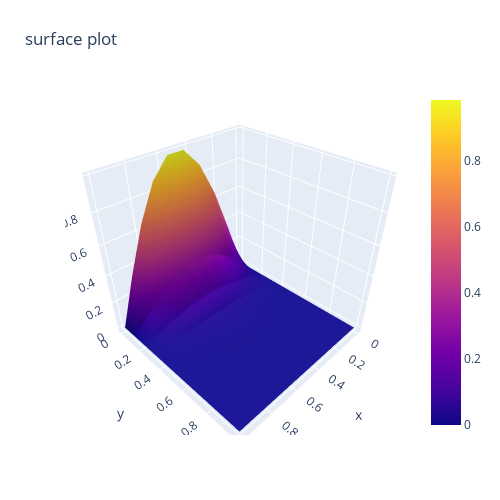

Notebook cell for this chart:
### Markdown cell above
# Problem: 1D heat equation
$$U_{t} = U_{xx}$$
on $x in [0,1]$, t in $[0,0.3]$ with $U(0,t) = 0,U(1,t) = 0,U(x,0) = f(x)$\
here we take $f(x) = 6sin(\pi x)$
the exact solution is given by $6sin(\pi x)e^{-\pi^{2}t}$

### Code cell
def f(x):
    return np.sin(np.pi*x)
def exact_sol(x,t):
    return np.sin(np.pi*x)*np.exp(-1*(np.pi**2)*t)
    
def mesh_xy_forward(x,t):
    res = np.zeros([x.shape[0],t.shape[0]])
    for i in range(x.shape[0]):
        for j in range(t.shape[0]):
            #print(torch.tensor([x[i,j],t[i,j]]))
            res[i,j] = model.forward(torch.tensor([x[i,j],t[i,j]]).float())
    
    return res


def two_D_plot(xs,ys,z):
#     x, y = torch.meshgrid(xs, ys, indexing='xy')
#     z = psi_sol(x,y)
    x, y = np.meshgrid(xs, ys, indexing='xy')
    ax = plt.axes(projection='3d')
    ax.plot_surface(x, y, z)
    plt.title("surface plot ")
    plt.xlabel("x")
    plt.ylabel("t")
    plt.show()

    z_min, z_max = -np.abs(z).max(), np.abs(z).max()

    fig, ax = plt.subplots()

    c = ax.pcolormesh(xs, ys, z, cmap='RdBu', vmin=z_min, vmax=z_max)
    ax.set_title('pcolormesh')
    # set the limits of the plot to the limits of the data
    ax.axis([x.min(), x.max(), y.min(), y.max()])
    fig.colorbar(c, ax=ax)
    
    plt.show()


    fig = go.Figure(data=[go.Surface(z=z, x=xs, y=ys)])
    fig.update_layout(title='surface plot ', autosize=False,
                      width=500, height=500,
                      margin=dict(l=65, r=50, b=65, t=90))
    fig.show()
    
xs = np.linspace(0,1,10)
ts = np.linspace(0,1,10)
x,t = np.meshgrid(xs,ts)
z_mesh = exact_sol(x,t)
two_D_plot(xs,ts,z_mesh)
#print(z_mesh)

### Figure 1 — Plotly figure (JSON) as saved in the notebook; plotly's stock layout.template omitted (floating-point values rounded to 4 significant figures)
{"data": [{"x": [0.0, 0.1111, 0.2222, 0.3333, 0.4444, 0.5556, 0.6667, 0.7778, 0.8889, 1.0], "y": [0.0, 0.1111, 0.2222, 0.3333, 0.4444, 0.5556, 0.6667, 0.7778, 0.8889, 1.0], "z": [[0.0, 0.342, 0.6428, 0.866, 0.9848, 0.9848, 0.866, 0.6428, 0.342, 1.225e-16], [0.0, 0.1142, 0.2147, 0.2893, 0.3289, 0.3289, 0.2893, 0.2147, 0.1142, 4.09e-17], [0.0, 0.03815, 0.07171, 0.09661, 0.1099, 0.1099, 0.09661, 0.07171, 0.03815, 1.366e-17], [0.0, 0.01274, 0.02395, 0.03227, 0.03669, 0.03669, 0.03227, 0.02395, 0.01274, 4.563e-18], [0.0, 0.004256, 0.007999, 0.01078, 0.01226, 0.01226, 0.01078, 0.007999, 0.004256, 1.524e-18], [0.0, 0.001422, 0.002672, 0.0036, 0.004093, 0.004093, 0.0036, 0.002672, 0.001422, 5.09e-19], [0.0, 0.0004748, 0.0008923, 0.001202, 0.001367, 0.001367, 0.001202, 0.0008923, 0.0004748, 1.7e-19], [0.0, 0.0001586, 0.000298, 0.0004015, 0.0004566, 0.0004566, 0.0004015, 0.000298, 0.0001586, 5.678e-20], [0.0, 5.297e-05, 9.954e-05, 0.0001341, 0.0001525, 0.0001525, 0.0001341, 9.954e-05, 5.297e-05, 1.897e-20], [0.0, 1.769e-05, 3.325e-05, 4.479e-05, 5.094e-05, 5.094e-05, 4.479e-05, 3.325e-05, 1.769e-05, 6.334e-21]], "type": "surface"}], "layout": {"margin": {"l": 65, "r": 50, "b": 65, "t": 90}, "title": {"text": "surface plot "}, "autosize": false, "width": 500, "height": 500}}
